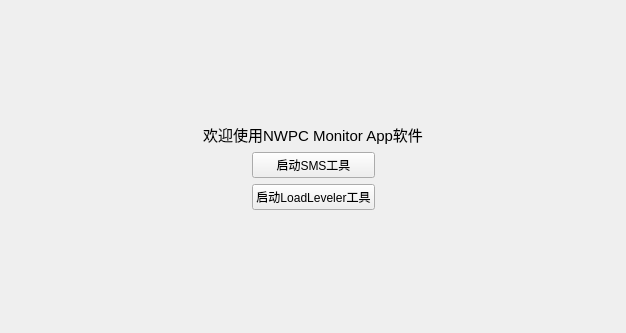
<?xml version="1.0" encoding="UTF-8"?>
<ui version="4.0">
 <class>Core::WelcomeWidget</class>
 <widget class="QWidget" name="Core::WelcomeWidget">
  <property name="geometry">
   <rect>
    <x>0</x>
    <y>0</y>
    <width>626</width>
    <height>333</height>
   </rect>
  </property>
  <property name="windowTitle">
   <string>Form</string>
  </property>
  <layout class="QGridLayout" name="gridLayout">
   <item row="0" column="0">
    <spacer name="verticalSpacer">
     <property name="orientation">
      <enum>Qt::Vertical</enum>
     </property>
     <property name="sizeHint" stdset="0">
      <size>
       <width>20</width>
       <height>107</height>
      </size>
     </property>
    </spacer>
   </item>
   <item row="1" column="0">
    <layout class="QHBoxLayout" name="horizontalLayout_2">
     <item>
      <spacer name="horizontalSpacer_3">
       <property name="orientation">
        <enum>Qt::Horizontal</enum>
       </property>
       <property name="sizeHint" stdset="0">
        <size>
         <width>40</width>
         <height>20</height>
        </size>
       </property>
      </spacer>
     </item>
     <item>
      <widget class="QLabel" name="label">
       <property name="text">
        <string>&lt;html&gt;&lt;head/&gt;&lt;body&gt;&lt;p&gt;&lt;span style=&quot; font-size:11pt;&quot;&gt;欢迎使用NWPC Monitor App软件&lt;/span&gt;&lt;/p&gt;&lt;/body&gt;&lt;/html&gt;</string>
       </property>
       <property name="alignment">
        <set>Qt::AlignCenter</set>
       </property>
      </widget>
     </item>
     <item>
      <spacer name="horizontalSpacer_4">
       <property name="orientation">
        <enum>Qt::Horizontal</enum>
       </property>
       <property name="sizeHint" stdset="0">
        <size>
         <width>40</width>
         <height>20</height>
        </size>
       </property>
      </spacer>
     </item>
    </layout>
   </item>
   <item row="2" column="0">
    <layout class="QHBoxLayout" name="horizontalLayout">
     <item>
      <spacer name="horizontalSpacer">
       <property name="orientation">
        <enum>Qt::Horizontal</enum>
       </property>
       <property name="sizeHint" stdset="0">
        <size>
         <width>40</width>
         <height>20</height>
        </size>
       </property>
      </spacer>
     </item>
     <item>
      <layout class="QVBoxLayout" name="verticalLayout">
       <item>
        <widget class="QPushButton" name="pushButton">
         <property name="text">
          <string>启动SMS工具</string>
         </property>
        </widget>
       </item>
       <item>
        <widget class="QPushButton" name="pushButton_2">
         <property name="text">
          <string>启动LoadLeveler工具</string>
         </property>
        </widget>
       </item>
      </layout>
     </item>
     <item>
      <spacer name="horizontalSpacer_2">
       <property name="orientation">
        <enum>Qt::Horizontal</enum>
       </property>
       <property name="sizeHint" stdset="0">
        <size>
         <width>40</width>
         <height>20</height>
        </size>
       </property>
      </spacer>
     </item>
    </layout>
   </item>
   <item row="3" column="0">
    <spacer name="verticalSpacer_2">
     <property name="orientation">
      <enum>Qt::Vertical</enum>
     </property>
     <property name="sizeHint" stdset="0">
      <size>
       <width>20</width>
       <height>106</height>
      </size>
     </property>
    </spacer>
   </item>
  </layout>
 </widget>
 <resources/>
 <connections/>
</ui>
